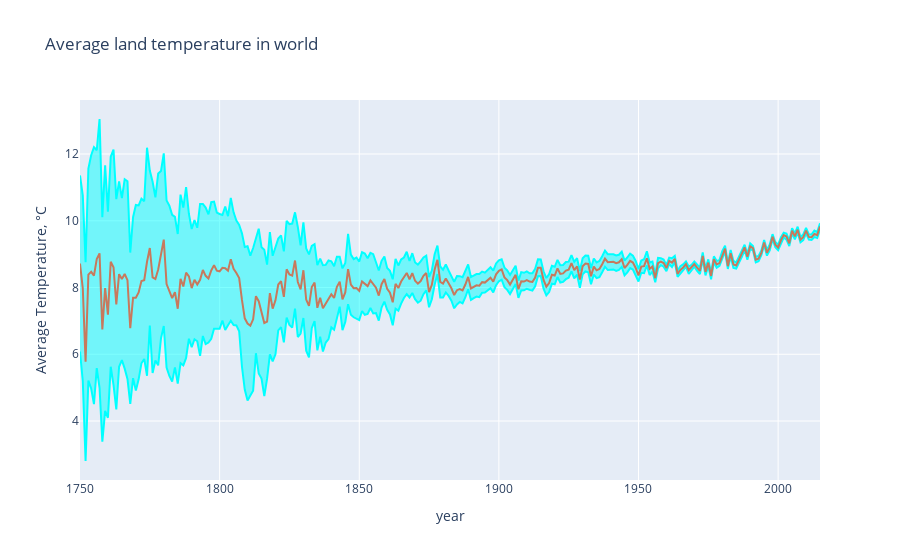

Notebook source saved alongside this figure:
### Code cell
trace0 = go.Scatter(
    x = temp_mean_year.index,
    y = a+b,
    fill = None,
    mode = 'lines',
    name = 'Unvertainty top',
    line = dict(
        color = 'rgb(0,255,255)',
    )
)

trace1 = go.Scatter(
    x = temp_mean_year.index,
    y = a-b,
    fill = 'tonexty',
    mode = 'lines',
    name = 'Unvertainty bot',
    line = dict(
        color = 'rgb(0,255,255)',
    )
)

trace2 = go.Scatter(
    x = temp_mean_year.index,
    y = a,
    name = 'Average Temperature',
    line = dict(
        color = 'rgb(199,121,093)',
    )
)

data = [trace0,trace1,trace2]

layout = go.Layout(
        xaxis = dict(title='year'),
    yaxis = dict(title='Average Temperature, °C'),
    title = 'Average land temperature in world',
    showlegend = False
)

fig = go.Figure(data=data,layout = layout)
py.iplot(fig)

### Figure 1 — Plotly figure (JSON) as saved in the notebook; plotly's stock layout.template omitted (floating-point values rounded to 4 significant figures; data arrays with more than 128 entries replaced by an {"elided": "..."} marker saying what was removed)
{"data": [{"line": {"color": "rgb(0,255,255)"}, "mode": "lines", "name": "Unvertainty top", "type": "scatter", "x": {"elided": "266 int values"}, "y": {"elided": "266 float values"}}, {"fill": "tonexty", "line": {"color": "rgb(0,255,255)"}, "mode": "lines", "name": "Unvertainty bot", "type": "scatter", "x": {"elided": "266 int values"}, "y": {"elided": "266 float values"}}, {"line": {"color": "rgb(199,121,093)"}, "name": "Average Temperature", "type": "scatter", "x": {"elided": "266 int values"}, "y": {"elided": "266 float values"}}], "layout": {"showlegend": false, "title": {"text": "Average land temperature in world"}, "xaxis": {"title": {"text": "year"}}, "yaxis": {"title": {"text": "Average Temperature, °C"}}}}
